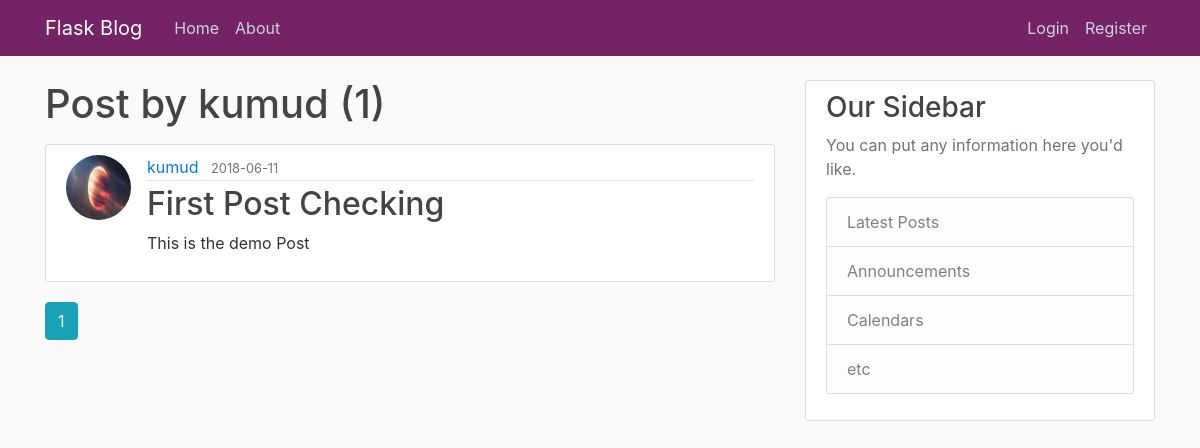
Page /user/kumud on the earlier database version.
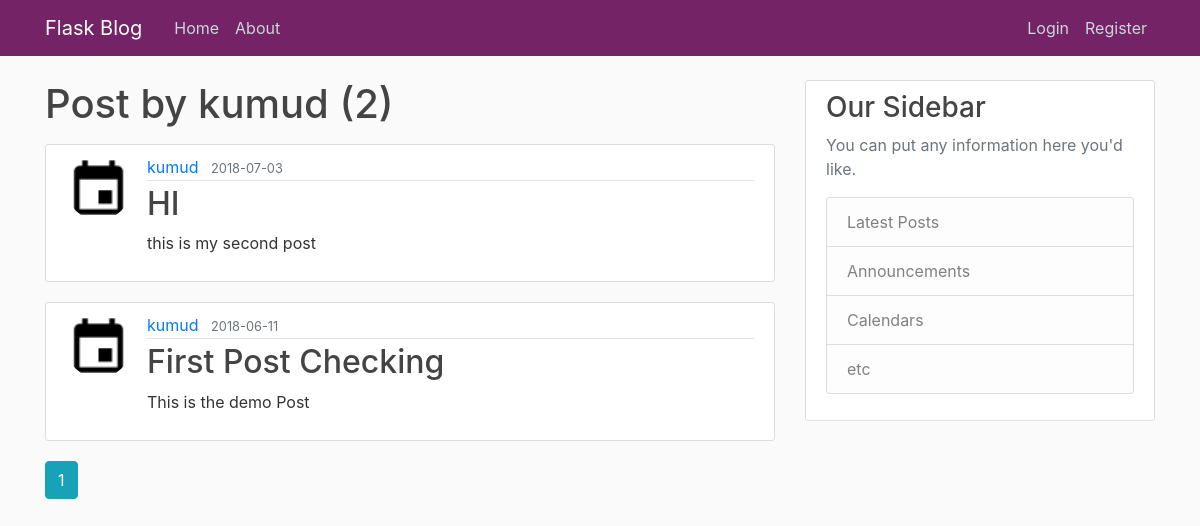
Same page on the later database version.
### flask_blog/models.py (models this page shows, shortened)
class Post(db.Model):
    id = db.Column(db.Integer, primary_key=True)
    title = db.Column(db.String(100), nullable=False)
    date_posted = db.Column(
        db.DateTime, nullable=False, default=datetime.utcnow)
    content = db.Column(db.Text, nullable=False)
    user_id = db.Column(db.Integer, db.ForeignKey('user.id'), nullable=False)

class User(db.Model, UserMixin):
    id = db.Column(db.Integer, primary_key=True)
    username = db.Column(db.String(20), unique=True, nullable=False)
    email = db.Column(db.String(120), unique=True, nullable=False)
    image_file = db.Column(db.String(20), nullable=False, default='default.jpg')
    password = db.Column(db.String(60), nullable=False)
    posts = db.relationship('Post', backref='author', lazy=True)

### flask_blog/routes.py (the view)
@app.route("/user/<string:username>")
def user_posts(username):
    page = request.args.get('page', 1, type=int)
    user = User.query.filter_by(username=username).first_or_404()
    posts = Post.query.filter_by(author=user).order_by(Post.date_posted.desc()).paginate(page, per_page=5)
    return render_template('user_posts.html', posts=posts , user = user)

### flask_blog/templates/user_posts.html (shortened to what this page needs)
{% extends "layout.html" %}
{%block content%}
<h1 class="mb-3"> Post by {{user.username}} ({{posts.total}}) </h1>
{% for post in posts.items%}
<article class="media content-section">
    <img class="rounded-circle article-img" src="{{ url_for('static', filename='profile_pic/' + post.author.image_file) }}">
    <div class="media-body">
        <div class="article-metadata">
            <a class="mr-2" href="{{ url_for('user_posts',username= post.author.username) }}">{{ post.author.username }}</a>
            <small class="text-muted">{{ post.date_posted.strftime('%Y-%m-%d') }}</small>
        </div>
        <h2>
            <a class="article-title" href="{{ url_for('post',post_id=post.id) }}">{{ post.title }}</a>
        </h2>
        <p class="article-content">{{ post.content }}</p>
    </div>
</article>
{%endfor%} {% for page_num in posts.iter_pages(left_edge =1 ,right_edge=1, left_current=1,right_current =2 ) %} {% if page_num
%} {% if posts.page == page_num %}
<a class="btn btn-info mb-4" href="{{url_for('user_posts',username=user.username,page=page_num)}}">{{ page_num }}</a>
{% else %}
<a class="btn btn-outline-info mb-4" href="{{url_for('user_posts',username=user.username,page=page_num)}}">{{ page_num }}</a>
{% endif %}
{% endif %}
 {%endfor%}
 {% endblock content %}

Differences in the rows shown:
added Post: image_file (picture), author.username "kumud", date_posted "2018-07-03", title "HI", content "this is my second post"
changed through a linked row, Post "First Post Checking": image_file: a different picture
Other differences:
{{ posts.total }}: "1" → "2"
